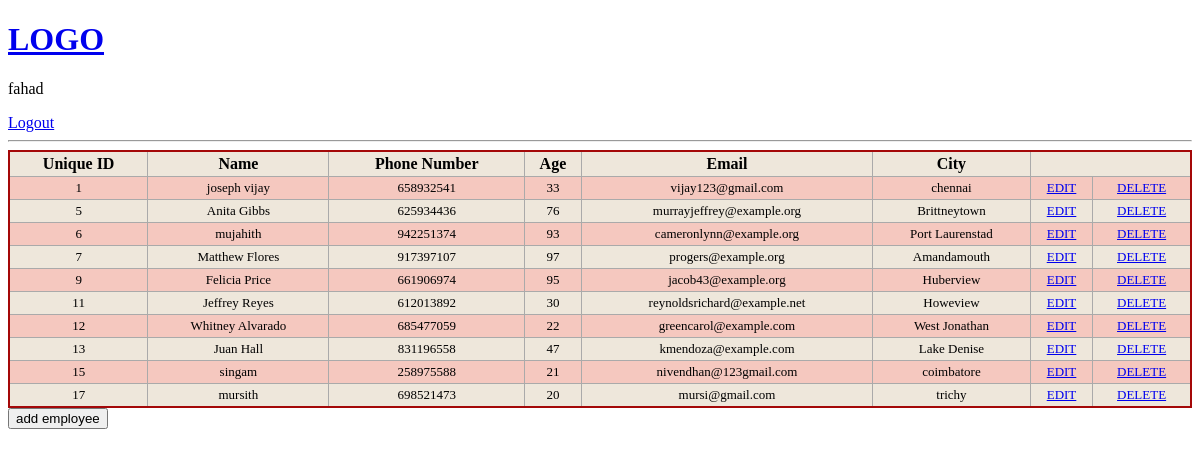
Page /crud/get/ (signed in) on the committed database.
### CrudApp/models.py (models this page shows, shortened)
class Employee(models.Model):
    name=models.CharField(max_length=15)
    pho=models.IntegerField()
    age=models.IntegerField()
    email=models.EmailField()
    city=models.CharField(max_length=15)

### CrudApp/views.py (the view)
# urls.py: path('get/',views.getemployee,name="get"),
@login_required(login_url="/crud/login")
def getemployee(request):
    employee=Employee.objects.all()
    return render(request,"crudapp/getAllemployee.html",context={"employee":employee})

### template/crudapp/getAllemployee.html (shortened to what this page needs)
<!DOCTYPE html>
<html lang="en">
{% extends 'crudapp/main.html'%}
{% block content %}
<head>
    {% load static %}
    <link rel="stylesheet" href="{% static '/secondapp/css/table.css' %}">
</head>
<body>
<table class="redTable">
    <tr>
        <th>Unique ID</th>
        <th>Name</th>
        <th>Phone Number</th>
        <th>Age</th>
        <th>Email</th>
        <th>City</th>
    </tr>
    {% for emp in employee %}
    <tr>
        <td>{{emp.id}}</td>
        <td>{{emp.name}}</td>
        <td>{{emp.pho}}</td>
        <td>{{emp.age}}</td>
        <td>{{emp.email}}</td>
        <td>{{emp.city}}</td>
        <td><a href="{% url 'updateuser' emp.id %}">EDIT</a></td>
        <td><a href="{% url 'deleteuser' emp.id %}">DELETE</a></td>
    </tr>
    {% endfor %}
</table>
<a href="/crud/create"><button>add employee</button></a>
</body>
{% endblock %}

### template/crudapp/main.html (shortened to what this page needs)
<!DOCTYPE html>
<html lang="en">
<head>
</head>
<body>
{% include 'crudapp/logo.html' %}
{% block content %}
{% endblock %}
</body>
</html>

### template/crudapp/logo.html (shortened to what this page needs)
<!DOCTYPE html>
<html lang="en">
<head>
</head>
<body>
<a href="/"><h1>LOGO</h1></a>
{% if request.user.is_authenticated %}
<p>{{request.user}}</p>
<a href="{% url 'logout' %}">Logout</a>
{% else %}
<a href="{% url 'loginpage' %}">Login</a>
{% endif %}
<hr>
</body>
</html>

### static/secondapp/css/table.css (style rules this page uses)
table.redTable { border: 2px solid #A40808; background-color: #EEE7DB; width: 100%; text-align: center; border-collapse: collapse; }
table.redTable td, table.redTable th { border: 1px solid #AAAAAA; padding: 3px 2px; }
table.redTable tbody td { font-size: 13px; }
table.redTable tr:nth-child(even) { background: #F5C8BF; }

### rows in the picture
Employee: id "1", name "joseph vijay", pho "658932541", age "33", email "vijay123@gmail.com", city "chennai"
Employee: id "5", name "Anita Gibbs", pho "625934436", age "76", email "murrayjeffrey@example.org", city "Brittneytown"
Employee: id "6", name "mujahith", pho "942251374", age "93", email "cameronlynn@example.org", city "Port Laurenstad"
Employee: id "7", name "Matthew Flores", pho "917397107", age "97", email "progers@example.org", city "Amandamouth"
Employee: id "9", name "Felicia Price", pho "661906974", age "95", email "jacob43@example.org", city "Huberview"
Employee: id "11", name "Jeffrey Reyes", pho "612013892", age "30", email "reynoldsrichard@example.net", city "Howeview"
Employee: id "12", name "Whitney Alvarado", pho "685477059", age "22", email "greencarol@example.com", city "West Jonathan"
Employee: id "13", name "Juan Hall", pho "831196558", age "47", email "kmendoza@example.com", city "Lake Denise"
Employee: id "15", name "singam", pho "258975588", age "21", email "nivendhan@123gmail.com", city "coimbatore"
Employee: id "17", name "mursith", pho "698521473", age "20", email "mursi@gmail.com", city "trichy"

### other values in the picture
{{ request.user }} "fahad"
